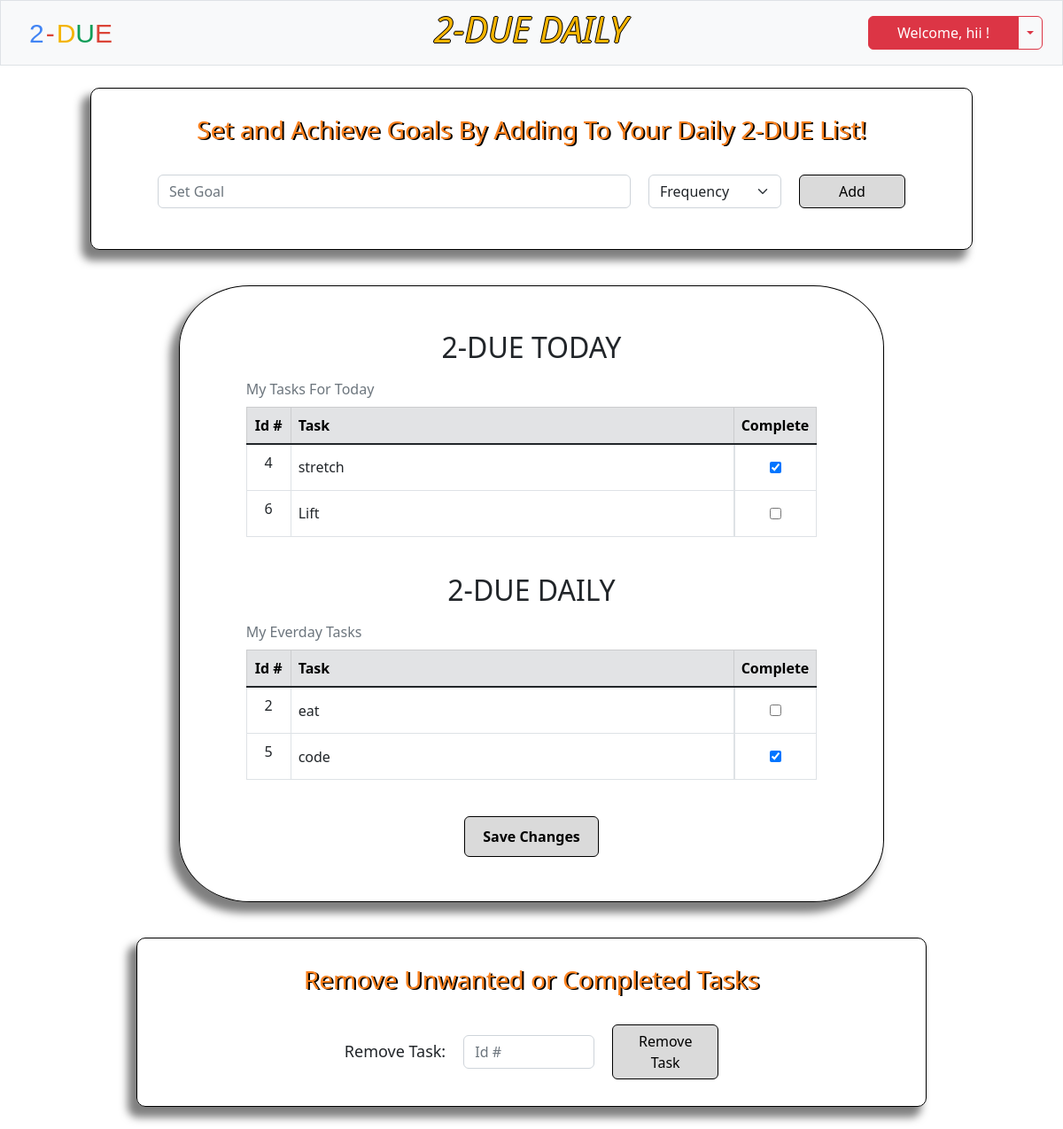
The page /daily (signed in) on the database its author committed.
### tables this page shows
CREATE TABLE users (id INTEGER PRIMARY KEY AUTOINCREMENT NOT NULL, username TEXT NOT NULL, hash TEXT NOT NULL, security_code INTEGER NOT NULL);

CREATE TABLE todo (id INTEGER NOT NULL, task_id INTEGER PRIMARY KEY AUTOINCREMENT NOT NULL, task TEXT NOT NULL, frequency TEXT NOT NULL, completeness TEXT NOT NULL);

### app.py (the view, shortened to what this page needs)
@app.route('/daily', methods=['GET', 'POST'])
def daily():
    if request.method == "GET":
        id = session['user_id']
        username = db.execute("SELECT username FROM users WHERE id = ?", id)[0]['username']
        daily = db.execute("SELECT * FROM todo WHERE id = (?) AND frequency = (?)", session['user_id'], 'today')
        everyday = db.execute("SELECT * FROM todo WHERE id = (?) AND frequency = (?)", session['user_id'], 'everyday')
        return render_template('daily.html', username=username, daily=daily, everyday=everyday)

### app.py (called while the page is built)
@app.after_request
def after_request(response):
    response.headers['Cache-Control'] = 'no-cache, no store, must-revalidate'
    response.headers['Expires'] = 0
    response.headers['Pragma'] = 'no-cache'
    return response

### templates/daily.html (shortened to what this page needs)
{% extends 'layout.html' %}
{% block nav %}
    <a class="navbar-brand" href="/daily"><span class="blue">2</span><span class="red dash">-</span><span class="yellow">D</span><span class="green">U</span><span class="red">E</span></a>
    <h2 class="weather-header"><em>2-DUE DAILY</em></h2>
    <div class="login btn-group">
        <button type="button" class="btn btn-danger" id="menu-btn">Welcome, {{ username }} !</button>
        <button type="button" class="btn btn-outline-danger dropdown-toggle dropdown-toggle-split" data-bs-toggle="dropdown" aria-expanded="false">
        </button>
    </div>
{% endblock %}
{% block main %}
    <form action="/daily" class="daily" method="post">
        <div class="daily-header">
            <h3>Set and Achieve Goals By Adding To Your Daily 2-DUE List!</h3>
        </div>
        <div class="mb-3 goals">
            <input autocomplete="off" class="form-control mx-auto w-auto" id="daily" name="daily" placeholder="Set Goal" size="50" required>
            <select class="form-select select" name="goal-type" id="goal-type" required >
                <option value="select" selected disabled>Frequency</option>
            </select>
            <button class="btn btn-primary" id="daily-submit" name="daily-submit" type="submit">Add</button>
        </div>
    </form>
<form action="/daily" class="save-today" method="post">
    <div class="daily-table">
        <h2 style="text-align: center; margin-top: 25px;">2-DUE TODAY</h2>
            <table class="table table-hover table-bordered">
                <caption>My Tasks For Today</caption>
                <thead>
                    <tr class="table-secondary">
                        <th class="text-center task-id">Id #</th>
                        <th class="text-start task-head">Task</th>
                        <th class="text-start">Complete</th>
                    </tr>
                </thead>
                <tbody class="table-group-divider">
                {% if daily %}
                {% for row in daily %}
                <tr>
                    <td class="text-center">{{ row.task_id }}</td>
                    <td class="text-start task">{{ row.task }}</td>
                    {% if row.completeness == 'incomplete' %}
                    <td class="center-td"><input type='checkbox' id='incomplete' value="{{ row.task_id }}" name="checkbox"></td>
                    {% else %}
                    <td class="center-td" id="complete"><input type="checkbox" value="{{ row.task_id }}" name="checkbox" checked></td>
                    {% endif %}
                </tr>
                {% endfor %}
                {% endif %}
                </tbody>
            </table>
    </div>
    <div class="daily-table">
        <h2 style="text-align: center;">2-DUE DAILY</h2>
        <table class="table table-hover table-bordered">
            <caption>My Everday Tasks</caption>
            <thead>
                <tr class="table-secondary">
                    <th class="text-center task-id">Id #</th>
                    <th class="text-start task-head">Task</th>
                    <th class="text-start">Complete</th>
                </tr>
            </thead>
            <tbody class="table-group-divider">
            {% if everyday %}
            {% for row in everyday %}
            <tr>
                <td class="text-center">{{ row.task_id }}</td>
                <td class="text-start task">{{ row.task }}</td>
                {% if row.completeness == 'incomplete' %}
                <td class="center-td"><input type='checkbox' id='incomplete' value="{{ row.task_id }}" name="checkbox"></td>
                {% else %}
                <td class="center-td" id="complete"><input type="checkbox" id="complete" value="{{ row.task_id }}" name="checkbox" checked></td>
                {% endif %}
            </tr>
            {% endfor %}
            {% endif %}
            </tbody>
        </table>
    </div>
    <button type="submit" class="btn btn-primary" id="save-daily" name="save-daily">Save Changes</button>
</form>
    <form action="/daily" class="daily" method="post">
        <div class="daily-header">
            <h3>Remove Unwanted or Completed Tasks</h3>
        </div>
        <div class="remove">
            <label for="remove">Remove Task: </label>
            <input type="number" class="form-control w-auto" autocomplete='off' placeholder='Id #' name="remove" id="remove" required>
            <button class="btn btn-primary" id='remove-submit' name="remove-submit" type="submit">Remove Task</button>
        </div>
    </form>
{% endblock %}

### static/layout.css (style rules this page uses)
.navbar-brand { margin-left: 20px; }
span { font-size: 30px; font-family: 'Product Sans', sans-serif; }
.blue { color: #4285F4; }
.red { color: #DB4437; }
.dash { padding-left: 2px; padding-right: 2px; }
.yellow { color: #F4B400; }
.green { color: #0F9D58; }
.login { margin-right: 10px; }
.btn-primary { width: 120px; color: black; background-color: #dadada; border: 1px solid black; position: relative; }
.weather-header { color: #F4B400; text-shadow: 1px 0 0 #000, 0 -1px 0 #000, 0 1px 0 #000, -1px 0 0 #000; font-size: 40px; margin-left: 75px; }
#menu-btn { width: 170px; font-size: 16px; }
.daily { border: 1px solid black; border-radius: 10px; padding: 30px 75px; margin: 25px 0px; box-shadow: -8px 10px 10px 2px rgba(0, 0, 0, 0.5); display: flex; flex-direction: column; }
.goals { display: flex; gap: 20px; }
.select { width: 150px; }
.daily-header { text-align: center; color:rgb(250, 129, 31); text-shadow: 2px 1px #000; margin-bottom: 25px; min-width: 740px; }
.center-td { display: flex; justify-content: center; align-items: center; }
.center-td input { height: 35px; }
.task-head { min-width: 500px; max-width: 750px; max-height: 52px; }
.task { vertical-align: middle; overflow-x: auto; }
caption { caption-side: top; }
.daily-table { margin-bottom: 25px; }
#save-daily { min-width: fit-content; padding: 10px 20px; font-weight: bold; margin-bottom: 25px; }
.save-today { display: flex; flex-direction: column; align-items: center; border: 1px solid black; border-radius: 10%; margin: 15px 0px; padding: 25px 75px; min-width: 795px; box-shadow: -8px 10px 10px 2px rgba(0, 0, 0, 0.5); }
.task-id { min-width: 50px; }
.remove { display: flex; align-items: center; justify-content: center; gap: 20px; }
.remove > label { font-size: 18px; }
#remove { width: clamp(8ch, 20%, 25ch) !important; }

### rows shown on the page
users: username "hii"
todo: task_id "4", task "stretch"
todo: task_id "6", task "Lift"
todo: task_id "2", task "eat"
todo: task_id "5", task "code"
